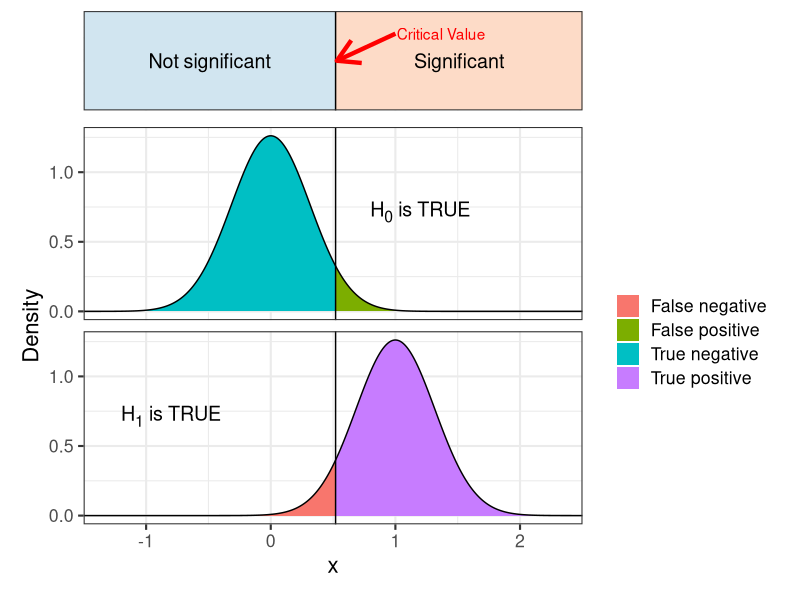
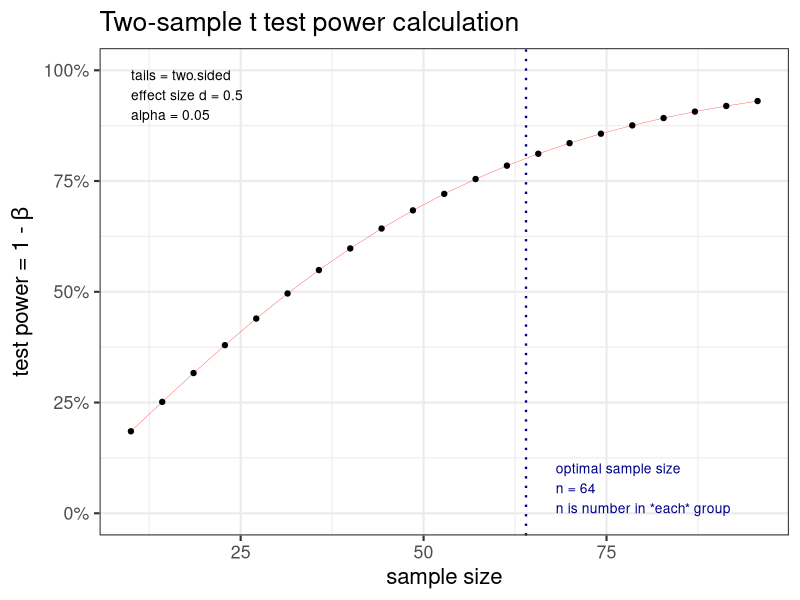
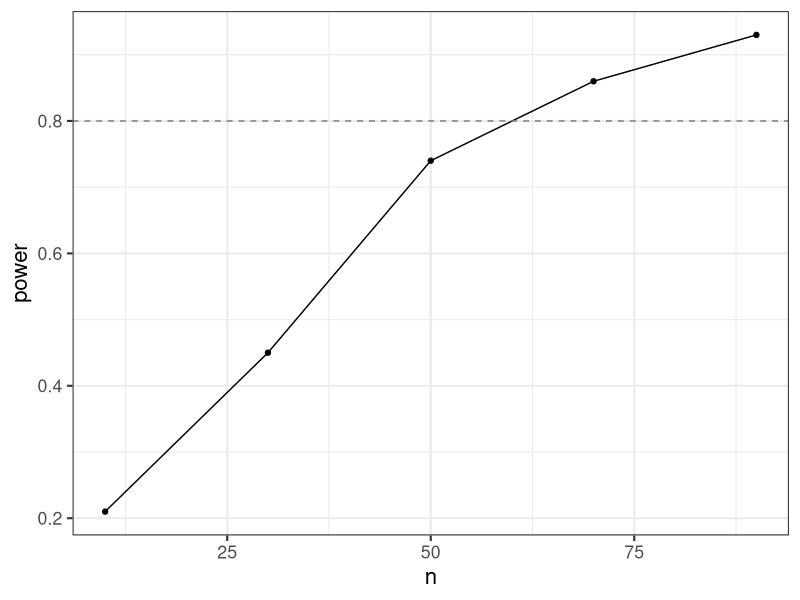
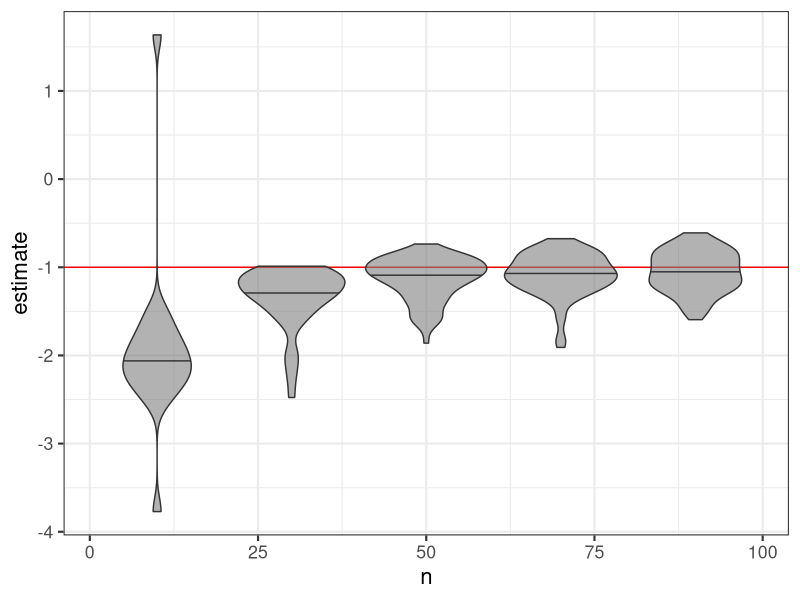

R code for these plots, in order:
## ---- chunk 1
library("tidyverse")
theme_set(theme_bw(base_size = 16))
## ---- chunk 2
library(tidyverse)
library(patchwork)

n <- 10
alpha <- 0.05
delta <- 1
sd <- 1
mx <- 2.5
mn <- -1.5

crit <- qnorm(alpha, mean = 0, sd = sd/sqrt(n), lower.tail = FALSE)

H0 <- tibble(x = seq(mn, mx, length = 1001), 
       y = dnorm(x = x, mean = 0, sd = sd / sqrt(n)), 
       what = if_else(x < crit, true = "True negative", false = "False positive"))

H1 <- tibble(x = seq(mn, mx, length = 1001), 
       y = dnorm(x = x, mean = delta, sd = sd / sqrt(n)), 
       what = if_else(x > crit, true = "True positive", false = "False negative"))
  
H <- bind_rows(`H[0]` = H0, 
          `H[1]` = H1, 
          .id = "Hypothesis")

top <- ggplot() +
  geom_rect(aes(xmin  = xmin, xmax = xmax, ymin = -Inf, ymax = Inf, fill = I(fill)), 
            data = tibble(xmin = c(mn, crit), xmax = c(crit, mx), fill = c("#D1E5F0", "#FDDBC7"))) +
  geom_text(aes(x = x, y = 0.5, label = label), tibble(x = c((mn + crit)/2, (mx + crit)/2), label = c("Not significant", "Significant")), size = 5) +
  geom_vline(aes(xintercept = crit)) +
    geom_text(
      aes(y = y, x = x, label = label), 
      data = tibble(x= 1, y = 0.8, label = "Critical Value", Hypothesis = "H[0]" ), 
      inherit.aes = FALSE, hjust = "left", nudge_x = 0.01, colour = "red") +
  geom_segment(
    aes(x = x, xend = xend, y = y, yend = yend),
    tibble(x = 1, xend = crit + 0.01, y = .8, yend = 0.5, Hypothesis = "H[0]"), 
    size = 1.5, colour = "red", arrow = arrow(),  inherit.aes = FALSE)  +
  theme(axis.title = element_blank(), 
        axis.text = element_blank(), 
        axis.ticks = element_blank(), 
        plot.margin = unit(c(0, 0, 0, 0), units = "mm")) +
  ylim(0, 1) +
  scale_x_continuous(expand = c(0, 0))

main <- ggplot(H, mapping = aes(x = x, y = y, fill = what)) + 
  geom_area() +
  geom_line(aes(group = 1)) +
  geom_vline(aes(xintercept = crit)) +
  ggtext::geom_richtext(
    mapping = aes(x = x, y = y, label = label), 
    data = tibble(x = c(1.2, -0.8), y = 0.7, label = c("H<sub>0</sub> is TRUE", "H<sub>1</sub> is TRUE"), Hypothesis = c("H[0]", "H[1]")),
    inherit.aes = FALSE, fill = NA, label.color = NA, size = 5) +
  facet_wrap(~ Hypothesis, ncol = 1, labeller = label_parsed, strip.position = "right") +
  labs(x = "x", y = "Density", linetype = "", fill = "") +
  theme(
    strip.background = element_blank(),
    strip.text = element_blank()) +
  scale_x_continuous(expand = c(0, 0))

top / main + plot_layout(heights = c(1, 4))
## ---- chunk 3
library("pwr")
pow <- pwr.t.test(d = 0.5, sig.level = 0.05, power = 0.8)
pow
## ---- chunk 4
plot(pow)
## ---- chunk 5

# data info
n <- 30 #number observations in each group
delta <- 1 # difference between means
sd <- 2 # standard deviation

# simulate means
mu <- rep(c(0, delta), each = n)

# add noise
y <- mu + rnorm(length(mu), sd = sd)

# predictor
x <- factor(rep(c("A", "B"), each = n))

# run test
test <- t.test(y ~ x)
## ---- chunk 6
test

broom::glance(test)
## ---- chunk 7
sim_t_test <- function(n, delta, sd, ...){
  # simulate means
  mu <- rep(c(0, delta), each = n)
  # add noise
  y <- mu + rnorm(length(mu), sd = sd)
  # predictor
  x <- factor(rep(c("A", "B"), each = n))
  
  # run test
  test <- t.test(y ~ x)
  broom::tidy(test) %>% mutate(n = n, delta = delta, sd = sd)
}

sim_t_test(n = 30, delta = 1, sd = 2)

## ---- chunk 8
nrep = 100

control <- crossing(rep_no = 1:nrep, n = seq(10, 100, 20)) 

runs <- control |> 
  pmap_df(function(n, rep_no) sim_t_test(n = n, delta = 1, sd = 2)) |> 
  mutate(sig = p.value <= 0.05)

p <- runs  |> 
  group_by(n) |> 
  summarise(power = mean(sig)) |> 
  ggplot(aes(x = n, y = power)) +
  geom_line() +
  geom_point()
## ---- chunk 9
p + geom_hline(yintercept = 0.8, linetype = "dashed", colour = "grey50")
## ---- chunk 10
runs |> 
  filter(sig) |> 
  ggplot(aes(x = n, y = estimate, group = n)) +
  geom_hline(yintercept = -1, colour = "red") +
  geom_violin(draw_quantiles = 0.5, fill = "grey50", alpha = 0.6)
